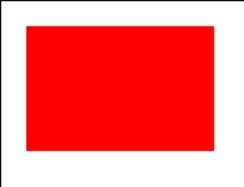
//> input picture rect.jpg, 244 x 187 px
$ ./rectangle   (built with g++ and OpenCV 4)
//> lines starting //> are read from the running program, lines starting //| are printed output that depends on the picture; after the words box and inside, x2 and y2 are one past the last pixel; in counts of white or black regions, pixels touching at a corner belong together
#include <iostream>
#include <math.h>
#include <opencv2/opencv.hpp>

double angle(cv::Point pt1, cv::Point pt2, cv::Point pt0);

int main(int argc, char* argv[])
{
	if(argc > 2)
	{
		std::cout << "Usage: " << argv[0] << " <filename>" << std::endl;
		std::cout << "       " << argv[0] << std::endl;
		return -1;
	}

	// loading the image
	cv::Mat img = (argc == 2) ? cv::imread(argv[1]) : cv::imread("../rect.jpg");
//> img is the input picture: 187 rows x 244 cols, CV_8UC3; mean B, G, R 121.6, 120.8, 250.6
	cv::imshow("img", img);


	// converting to hsv and splitting
	cv::Mat hsv;
	std::vector<cv::Mat> split;
	cv::cvtColor(img, hsv, CV_RGB2HSV);
//> hsv: 187 rows x 244 cols, CV_8UC3; mean H, S, V 73.5, 131.5, 250.8
	cv::split(hsv, split);
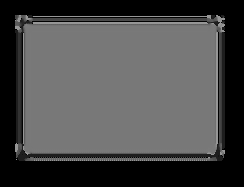
//> split[0]: 187 rows x 244 cols, CV_8UC1; min 0, max 150, mean 73.5
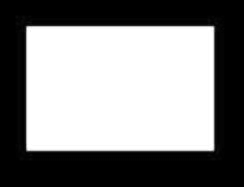
//> split[1]: 187 rows x 244 cols, CV_8UC1; min 0, max 255, mean 131.5
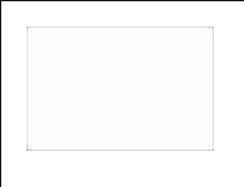
//> split[2]: 187 rows x 244 cols, CV_8UC1; min 0, max 255, mean 250.8
	cv::imshow("hue", split[0]);


	// threshing the image
	cv::Mat hueLower;
	cv::Mat hueUpper;
	cv::threshold(split[0], hueLower, 100, 255, CV_THRESH_BINARY);
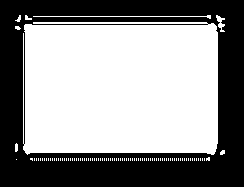
//> hueLower: 187 rows x 244 cols, CV_8UC1; 56.6% white; 1 black region, box (x1, y1, x2, y2) and area: (0, 0, 244, 187) 19790
	cv::threshold(split[0], hueUpper, 170, 255, CV_THRESH_BINARY_INV);
//> hueUpper: 187 rows x 244 cols, CV_8UC1; every value is 255
	cv::Mat thresh = hueUpper & hueLower;
	cv::imshow("thresh", thresh);


	// detect contours
	cv::Mat gray;
	std::vector<std::vector<cv::Point> > contours;
	cv::Canny(thresh, gray, 50, 150, 3);
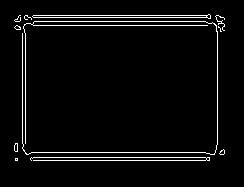
//> gray: 187 rows x 244 cols, CV_8UC1; 3.9% white in thin lines or dots, all inside (x1, y1, x2, y2) = (14, 14, 225, 161)
	findContours(thresh, contours, CV_RETR_LIST, CV_CHAIN_APPROX_SIMPLE);
//> contours = 97 contours, 95 with area under 20; largest, box (x1, y1, x2, y2) and area: (23, 22, 218, 155) 24586, (216, 15, 225, 32) 48
	cv::imshow("canny", gray);


	// approxPolyDP and filter the contours
	std::vector<std::vector<cv::Point> > rects;
	std::vector<cv::Point> approx;
	for (int i = 0; i < contours.size(); i++)
	{
		cv::approxPolyDP(cv::Mat(contours[i]), approx, cv::arcLength(cv::Mat(contours.at(i)), true) * 0.02, true);

		if(approx.size() == 4)
		{
			double maxCosine = 0;

			for(int j = 2; j<= 4; j++)
			{
				double cosine = fabs(cos(angle(approx[j%4], approx[j-2], approx[j-1])));
				maxCosine = MAX(maxCosine, cosine);
			}

			if(maxCosine < 0.3)
				rects.push_back(approx);
		}
	}
//> this loop made 97 passes
//> maxCosine on pass 93: 0.0179
//> approx on passes 1 to 6: 1 Point (x, y): [16, 159], 2 Points (x, y): [204, 158], [204, 160], 2 Points (x, y): [202, 158], [202, 160], 2 Points (x, y): [200, 158], [200, 160], 2 Points (x, y): [198, 158], [198, 160], 2 Points (x, y): [196, 158], [196, 160]
//> after the loop, approx = contour of 10 points, box (x1, y1, x2, y2) (15, 15, 21, 22), area 12

	//draw contours
	std::vector<cv::Vec4i> hierarchy;
	for(int i = 0; i < rects.size(); i++)
		cv::drawContours(img, rects, i, cv::Scalar(0, 255, 0), 2, 8, hierarchy, 0, cv::Point());
//> this loop made 1 pass
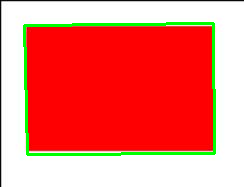
//> img: 187 rows x 244 cols, CV_8UC3; 4.17% of pixels changed, all inside (x1, y1, x2, y2) = (23, 22, 216, 156)

	// show the image
	cv::imshow("rectangles", img);
	cv::waitKey(0);

	return 0;
}

double angle(cv::Point pt1, cv::Point pt2, cv::Point pt0)
{
    double dx1 = pt1.x - pt0.x;
    double dy1 = pt1.y - pt0.y;
    double dx2 = pt2.x - pt0.x;
    double dy2 = pt2.y - pt0.y;
    double bleh = atan(dy1/dx1)-atan(dy2/dx2);
    //std::cout << bleh << std::endl;
    return bleh;
}
